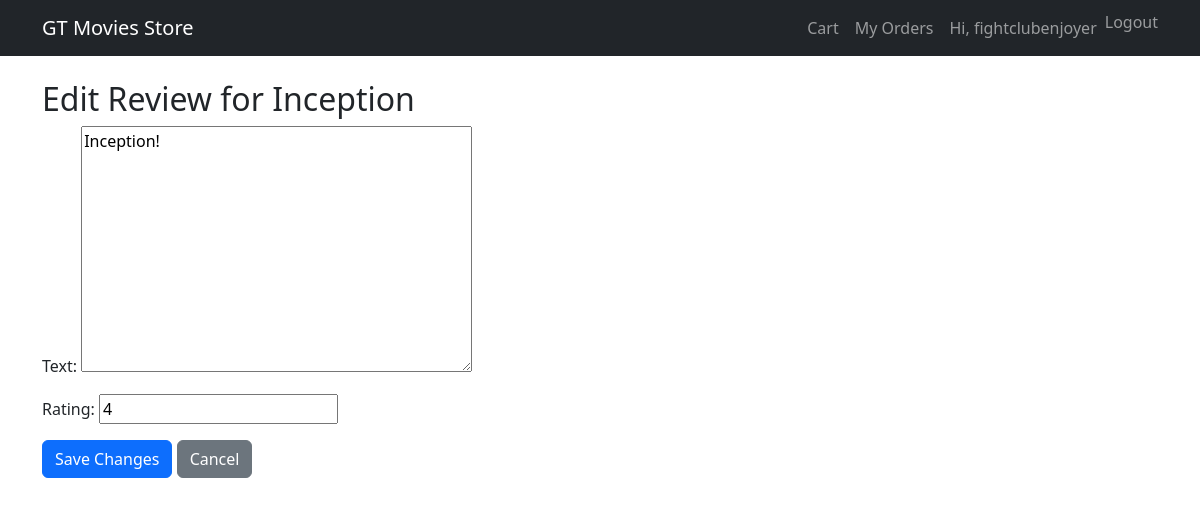
The page /review/4/edit/ (signed in) on the database its author committed.
### movies/models.py (models this page shows, shortened)
class Review(models.Model):
    movie = models.ForeignKey(Movie, on_delete=models.CASCADE, related_name="reviews")
    user = models.ForeignKey(User, on_delete=models.CASCADE)
    text = models.TextField()
    rating = models.PositiveIntegerField(default=5)
    created_at = models.DateTimeField(auto_now_add=True)

class Movie(models.Model):
    title = models.CharField(max_length=200)
    description = models.TextField()
    price = models.DecimalField(max_digits=6, decimal_places=2)
    stock = models.PositiveIntegerField(default=0)

### movies/views.py (the view)
# urls.py: path('review/<int:pk>/edit/', views.review_edit, name='review_edit'),
@login_required
def review_edit(request, pk):
    review = get_object_or_404(Review, pk=pk)
    if review.user != request.user:
        raise PermissionDenied("You can only edit your own review.")
    if request.method == "POST":
        form = ReviewForm(request.POST, instance=review)
        if form.is_valid():
            form.save()
            messages.success(request, "Review updated.")
            return redirect("movie_detail", pk=review.movie.pk)
    else:
        form = ReviewForm(instance=review)
    return render(request, "review_edit.html", {"form": form, "review": review})

### movies/forms.py
class ReviewForm(forms.ModelForm):
    class Meta:
        model = Review
        fields = ["text", "rating"]

### templates/review_edit.html (shortened to what this page needs)
{% extends "base.html" %}
{% block content %}
<h2>Edit Review for {{ review.movie.title }}</h2>
<form method="post">
  {{ form.as_p }}
  <button class="btn btn-primary">Save Changes</button>
  <a href="{% url 'movie_detail' review.movie.pk %}" class="btn btn-secondary">Cancel</a>
</form>
{% endblock %}

### templates/base.html (shortened to what this page needs)
<!DOCTYPE html>
<html lang="en">
<head>
  <link
    href="https://cdn.jsdelivr.net/npm/bootstrap@5.3.3/dist/css/bootstrap.min.css"
    rel="stylesheet">
</head>
<body>
<nav class="navbar navbar-expand-lg navbar-dark bg-dark">
  <div class="container">
    <a class="navbar-brand" href="{% url 'home' %}">GT Movies Store</a>
    <div id="nav" class="collapse navbar-collapse">
      <ul class="navbar-nav ms-auto">
        <li class="nav-item">
          <a class="nav-link" href="{% url 'view_cart' %}">Cart</a>
        </li>
        {% if user.is_authenticated %}
          <li class="nav-item">
            <a class="nav-link" href="{% url 'my_orders' %}">My Orders</a>
          </li>
          <li class="nav-item">
            <span class="nav-link">Hi, {{ user.username }}</span>
          </li>
          <li class="nav-item">
            <form method="post" action="{% url 'logout' %}" class="d-inline">
              <button type="submit" class="btn btn-link nav-link" style="display:inline; padding:0; border:none; background:none;">
                Logout
              </button>
            </form>
          </li>
        {% endif %}
      </ul>
    </div>
  </div>
</nav>
<main class="container py-4">
  {% block content %}{% endblock %}
</main>
</body>
</html>

### rows shown on the page
Review: movie "Inception", text "Inception!", rating "4"

### other values the page prints
{{ user.username }} "fightclubenjoyer"
